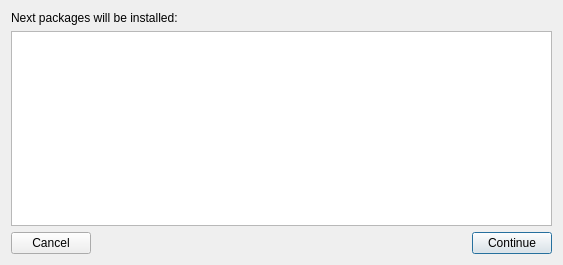
<ui version="4.0" >
 <class>engineWindow</class>
 <widget class="QWidget" name="engineWindow" >
  <property name="geometry" >
   <rect>
    <x>0</x>
    <y>0</y>
    <width>563</width>
    <height>265</height>
   </rect>
  </property>
  <property name="windowTitle" >
   <string>MPKG package installation</string>
  </property>
  <layout class="QVBoxLayout" name="verticalLayout" >
   <item>
    <widget class="QLabel" name="label" >
     <property name="text" >
      <string>Next packages will be installed:</string>
     </property>
    </widget>
   </item>
   <item>
    <widget class="QListWidget" name="listWidget" />
   </item>
   <item>
    <layout class="QHBoxLayout" name="horizontalLayout" >
     <item>
      <widget class="QPushButton" name="cancelButton" >
       <property name="text" >
        <string>Cancel</string>
       </property>
      </widget>
     </item>
     <item>
      <spacer name="horizontalSpacer" >
       <property name="orientation" >
        <enum>Qt::Horizontal</enum>
       </property>
       <property name="sizeHint" stdset="0" >
        <size>
         <width>40</width>
         <height>20</height>
        </size>
       </property>
      </spacer>
     </item>
     <item>
      <widget class="QPushButton" name="continueButton" >
       <property name="text" >
        <string>Continue</string>
       </property>
       <property name="autoDefault" >
        <bool>true</bool>
       </property>
       <property name="default" >
        <bool>true</bool>
       </property>
      </widget>
     </item>
    </layout>
   </item>
  </layout>
 </widget>
 <resources/>
 <connections/>
</ui>
